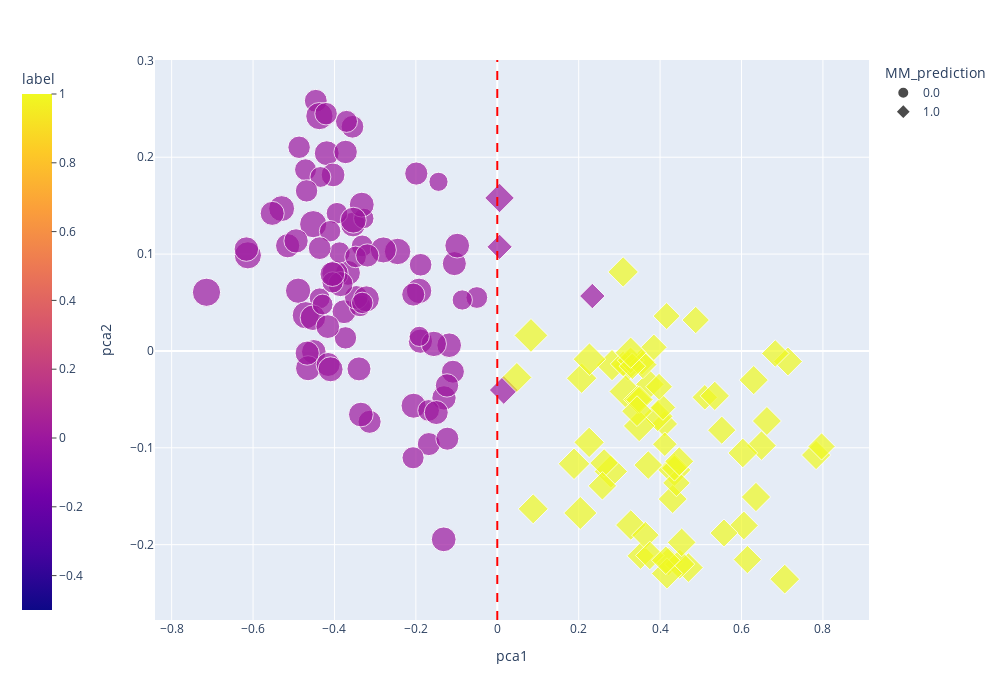

Source (notebook cell):
### Code cell
eval_df["random_value"] = np.random.rand(len(eval_df))
eval_df["label"] = eval_df["label"] #+ 1

scatter = px.scatter(eval_df, x='pca1', y='pca2', 
                     color="label",
                     size="output_length", 
                     symbol= "MM_prediction",
                     hover_data=["input/output", "output_length", "switch"],
                     color_discrete_sequence=color_selction)

scatter.update_layout(
    # autosize=True,
    width=1000,
    height=700,)

scatter.update_layout(coloraxis_colorbar=dict(yanchor="top", y=1, x=-0.2,
                                          ticks="outside"))

scatter.add_vline(x=0, line_dash="dash", line_color="red")

scatter.show()
